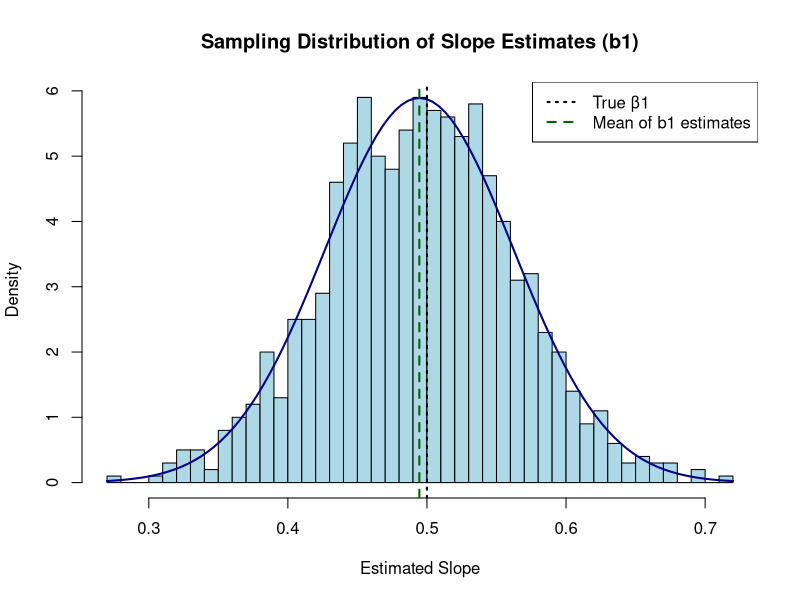

Recreate this plot in R.
# SRS distribution
# simulated example
# PPT 13 slide 9

set.seed(123)

# Use your specified population
n_pop <- 10000
x_pop <- runif(n_pop, 0, 10)
true_beta0 <- 2
true_beta1 <- 0.5
sigma <- 2
error <- rnorm(n_pop, 0, sigma)
y_pop <- true_beta0 + true_beta1 * x_pop + error

# Simulation parameters
n_samples <- 1000     # number of repeated samples
sample_size <- 100    # size of each sample
b1_estimates <- numeric(n_samples)
se_estimates <- numeric(n_samples)

# Run simulation: sample from the same population each time
for (i in 1:n_samples) {
  idx <- sample(1:n_pop, sample_size)
  x_sample <- x_pop[idx]
  y_sample <- y_pop[idx]
  
  model <- lm(y_sample ~ x_sample)
  b1_estimates[i] <- coef(model)[2]  # slope estimate
  se_estimates[i] <- summary(model)$coefficients[2, 2]  # SE of slope
}

# Plot histogram of b1 estimates
hist(b1_estimates,
     breaks = 40,
     col = "lightblue",
     freq = FALSE,
     main = "Sampling Distribution of Slope Estimates (b1)",
     xlab = "Estimated Slope")

# Overlay normal curve
curve(dnorm(x, mean = mean(b1_estimates), sd = sd(b1_estimates)), 
      col = "darkblue", lwd = 2, add = TRUE)

# Reference lines
abline(v = true_beta1, col = "black", lwd = 2, lty = 3)       # true β₁
abline(v = mean(b1_estimates), col = "darkgreen", lwd = 2, lty = 2)  # mean estimate

legend("topright", legend = c("True β1", "Mean of b1 estimates"),
       col = c("black", "darkgreen"), lty = c(3, 2), lwd = 2)

# Print summary
cat("True beta1: ", true_beta1, "\n")
cat("Mean of estimated b1: ", round(mean(b1_estimates), 4), "\n")
cat("Empirical SD of b1 estimates (sampling SD): ", round(sd(b1_estimates), 4), "\n")
cat("Average reported SE(b1): ", round(mean(se_estimates), 4), "\n")
